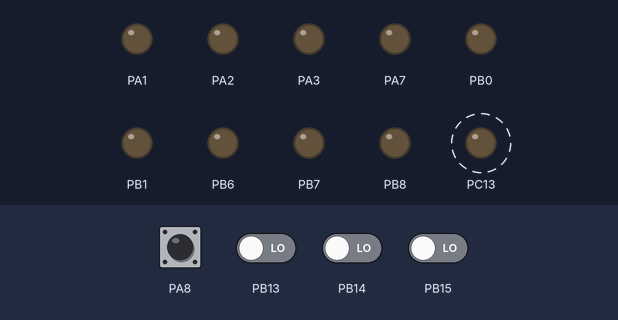
The program below on a simulated STM32 Blue Pill. Shown: output pins drawn as LEDs (lit = HIGH). Dashed ring = blinking. Inputs (shaded band) come from the test bench; at power-on: PA8, PB13–15 LOW. EEPROM starts erased; what the program prints to the serial monitor is not drawn.

Above: at 1.2 s.
1.3 s: PA8 pulsed HIGH 2 times (0.12 s each, 0.3 s apart)
At 1.63 s:
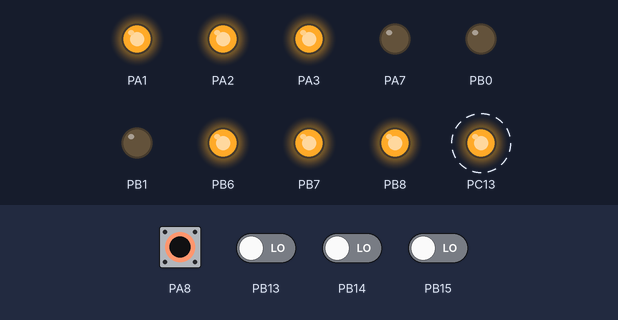
4.3 s: PA8 pulsed HIGH 5 times (0.12 s each, 0.3 s apart)
At 5.84 s:
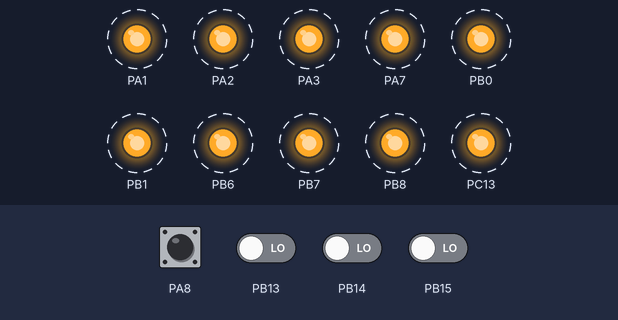
At 6.4 s:
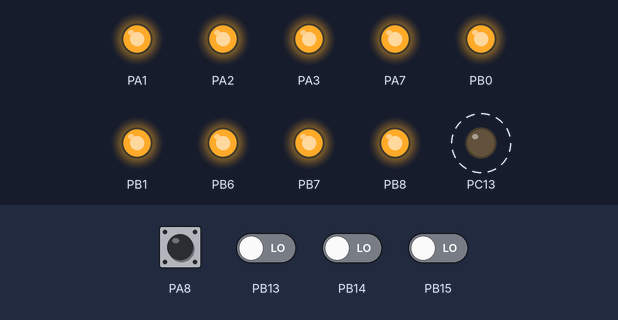
Timing chart, 0 to 14.8 s (numbered marks = the images above; inputs shaded):
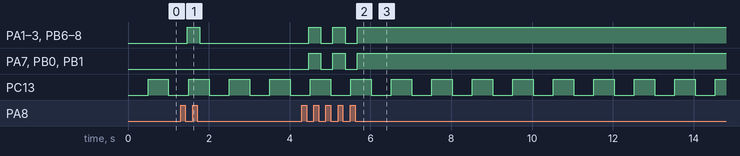

The program:

main.cpp
```cpp
// (licence header left out)
#include "Main.h"
// Library Includes
#include <Arduino.h>
#include <vector>
#include <map>
// Project Includes
#include "ICommunicator.h"
#include "SerialCommunicator.h"
#include "CommsParser.h"
#include "ButtonsDriver.h"
#include "Buttons.h"
#include "FanController.h"
#include "PowerMonitor.h"
#include "PowerSensors.h"
#include "Channels.h"
#include "Buttons.h"
#include "StatusIndicator.h"
#include "MemoryHandler.h"
#include "MemoryMap.h"

// Function Prototypes
static void setupDrivers(void);
static void setupMemory(void);
static void setupLED(uint32_t redPin, uint32_t greenPin, uint32_t bluePin);

// Global Variables
vector<LEDDriver *> leds;
vector<RGBColourDriver *> stripDrivers;
vector<FadeDriver *> fadeDrivers;
vector<HueDriver *> hueDrivers;

ButtonsDriver *buttonsDriver;

PowerMonitor *powerMonitor;
FanController *fanController;
StatusIndicator *statusIndicator;

CommsParser *commsParser;
MemoryHandler *memoryHandler;

/**
 * @brief setup function for firmware intialisation
 *
 */
void setup(void)
{
  setupMemory();
  statusIndicator = new StatusIndicator(STATUS_LED_PIN);
  // powerMonitor = new PowerMonitor(CURRENT_SENSOR_PIN, VOLTAGE_SENSOR_PIN, POWER_SENSOR_UPDATE_PERIOD);
  // fanController = new FanController();
  setupDrivers();

  // Setup Comms
  vector<ICommunicator *> comms;
  comms.push_back(new SerialCommunicator(115200));
  commsParser = new CommsParser(comms, 500, 1000);
}
/**
 * @brief Main Arduino Loop
 * Consisting of soft timer application loops for LED Strip Drivers, comms and buttons
 *
 */
void loop(void)
{
  statusIndicator->loop();
  for (uint8_t i = 0; i < fadeDrivers.size(); i++)
  {
    fadeDrivers[i]->fadeLoop();
  }
  commsParser->loop();
  buttonsDriver->loop();
  // powerMonitor->loop();
}

/**
 * @brief Main Setup function for fimrware, calling all driver initialisation functions and creating all objects
 *
 */
void setupDrivers(void)
{

  // led One
  setupLED(CHANNEL_1_R_PIN, CHANNEL_1_G_PIN, CHANNEL_1_B_PIN);

  // Led Two
  setupLED(CHANNEL_2_R_PIN, CHANNEL_2_G_PIN, CHANNEL_2_B_PIN);

  // Led Three
  setupLED(CHANNEL_3_R_PIN, CHANNEL_3_G_PIN, CHANNEL_3_B_PIN);

  // Add a way to check if all LEDS have been initialised

  buttonsDriver = new ButtonsDriver(buttonPins, NUM_BUTTONS, functions);
}

/**
 * @brief Setups individual led channel drivers
 * @param redPin the pin number associated with the red part of the RGB led
 * @param greenPin the pin number associated with the green pin of the RGB led
 * @param bluePin the pin number associated with the blue pin of the RGB led
 */
void setupLED(uint32_t redPin, uint32_t greenPin, uint32_t bluePin)
{
  LEDDriver *led = new LEDDriver(redPin, greenPin, bluePin);
  leds.push_back(led);
  RGBColourDriver *colDriver = new RGBColourDriver(led);
  stripDrivers.push_back(colDriver);

  fadeDrivers.push_back(new FadeDriver(colDriver));
  hueDrivers.push_back(new HueDriver(led));
}

/**
 * @brief Sets up the memory structs for each segment of EEPROM memory
 *
 */
void setupMemory(void)
{

  MemoryMap_t systemInfoMap = {
      .MEMORY_START = SYSTEM_INFO_START,
      .MEMORY_END = SYSTEM_INFO_END,
      .MEMORY_SIZE = SYSTEM_INFO_MEM_SIZE,
      .SLOT_SIZE = SYSTEM_INFO_SLOT_SIZE,
      .NUM_SLOTS = NUM_SYSTEM_INFO

  };

  MemoryMap_t channelControlMap = {
      .MEMORY_START = CHANNEL_CONTROL_START,
      .MEMORY_END = CHANNEL_CONTROL_END,
      .MEMORY_SIZE = CHANNEL_CONTROL_MEM_SIZE,
      .SLOT_SIZE = CHANNEL_CONTROL_SLOT_SIZE,
      .NUM_SLOTS = NUM_CHANNEL_CONTROLS

  };

  MemoryMap_t userModeMap = {
      .MEMORY_START = USER_MODE_START,
      .MEMORY_END = USER_MODE_END,
      .MEMORY_SIZE = USER_MODE_MEM_SIZE,
      .SLOT_SIZE = USER_MODE_SLOT_SIZE,
      .NUM_SLOTS = NUM_USER_MODES

  };
  std::map<SEGMENT, MemoryMap_t> memMap{{SEGMENT::SYSTEM_INFO, systemInfoMap}, {SEGMENT::CHANNEL_CMDS, channelControlMap}, {SEGMENT::USER_MODES, userModeMap}};
  memoryHandler = MemoryHandler::getInstance(memMap);
}
```

Main.h
```cpp
// (licence header left out)
#ifndef __MAIN_H__
#define __MAIN_H__

/**
 * @brief Select the MCU Used in the Design
 *
 */
#define MCU_CHOICE 0

// Library Includes
using namespace std;
#include <vector>
// System Includes
#include "LEDDriver.h"
#include "HueDriver.h"
#include "ColourDriver.h"
#include "FadeDriver.h"

// External variables
extern vector<LEDDriver *> leds;
extern vector<RGBColourDriver *> stripDrivers;
extern vector<FadeDriver *> fadeDrivers;
extern vector<HueDriver *> hueDrivers;
#endif //__MAIN_H__
```

Measured:
- after the input at 1.3 s, PA1–3, PB6–8: LOW → HIGH after 0.17 s, → LOW 0.30 s later
- after the input at 4.3 s, PA1–3, PA7, PB0, PB1, PB6–8: alternates HIGH for 0.30 s and LOW for 0.30 s, 5 changes in all, then stays HIGH, starting after 0.17 s
- by itself, PC13: alternates HIGH for 0.50 s and LOW for 0.50 s
